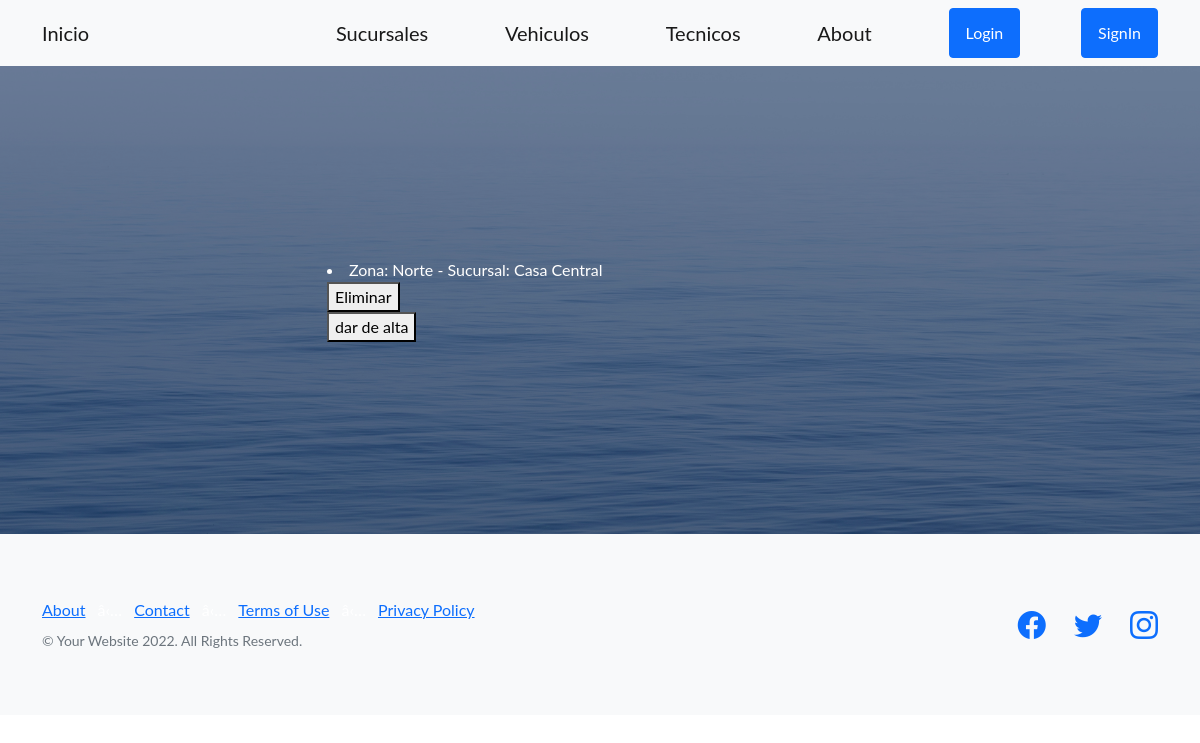
/readsuc/, run on an earlier commit of the app's database.
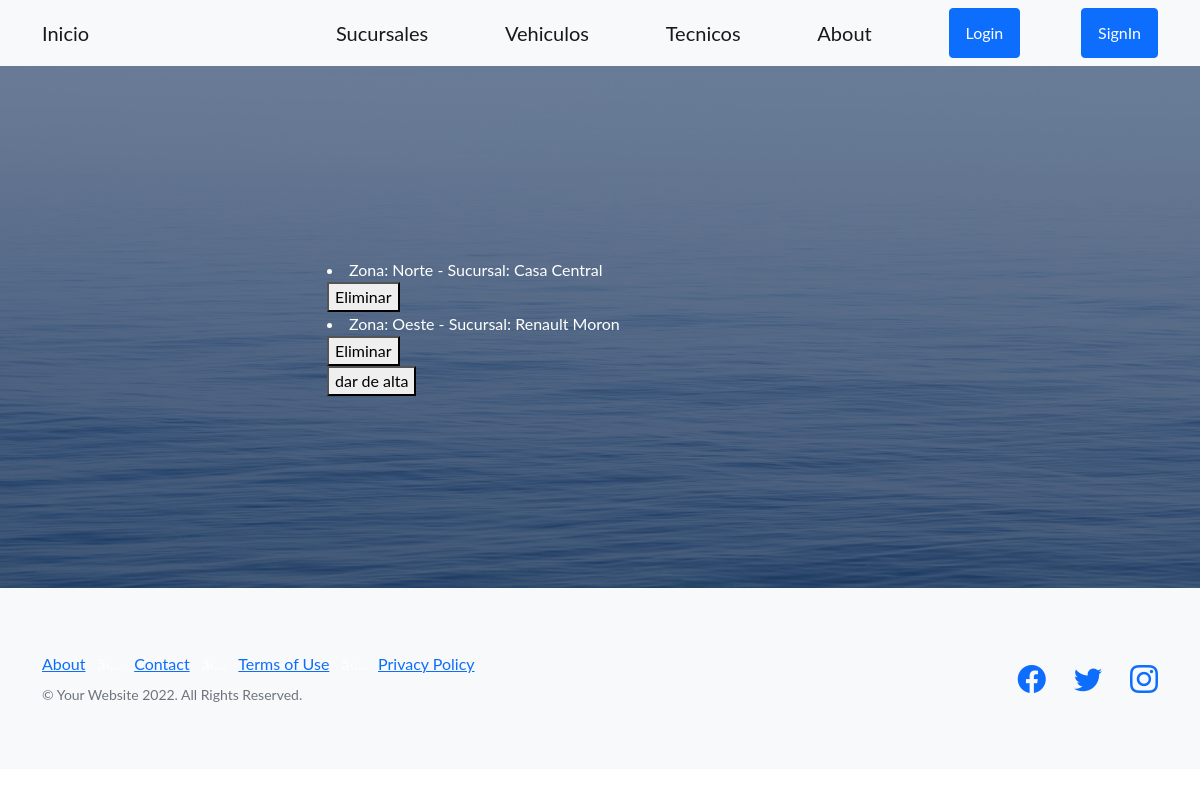
And on a later commit of the database.
### app_final/models.py (models this page shows)
class Sucuarsales(models.Model):
    zona = models.CharField(max_length=40)
    rsoc = models.CharField(max_length=40)
    def __str__(self):
        return f'Zona: {self.zona} - Sucursal: {self.rsoc}'

### app_final/views.py (the view)
# urls.py: path('readsuc/', ReadSucursales, name='readsuc'),
def ReadSucursales(request):
    sucursales = Sucuarsales.objects.all()
    contexto = {'Sucursales': sucursales}
    return render(request, 'ReadSucursales.html', contexto)

### Final/Templates/ReadSucursales.html
{% extends 'padre.html' %}
{% block bloqueLibre1 %}
<body style="color: rgb(255, 255, 255)">
    {% for s in Sucursales %}
        <li>{{s}}</li>
        <div>
            <form action="{% url 'delsuc' s.zona %}"  method="POST"> {% csrf_token %}
                <button type="submit">Eliminar</button>
            </form>
        </div>
    {% endfor %}
    <form action="{% url 'formsuc'%}">
        <button type="submit">dar de alta</button>
    </form>
        </div>
</body>
{% endblock bloqueLibre1 %}

What changed in the data, as far as the page shows it:
added Sucuarsales: zona+rsoc "Zona: Oeste - Sucursal: Renault Moron"
